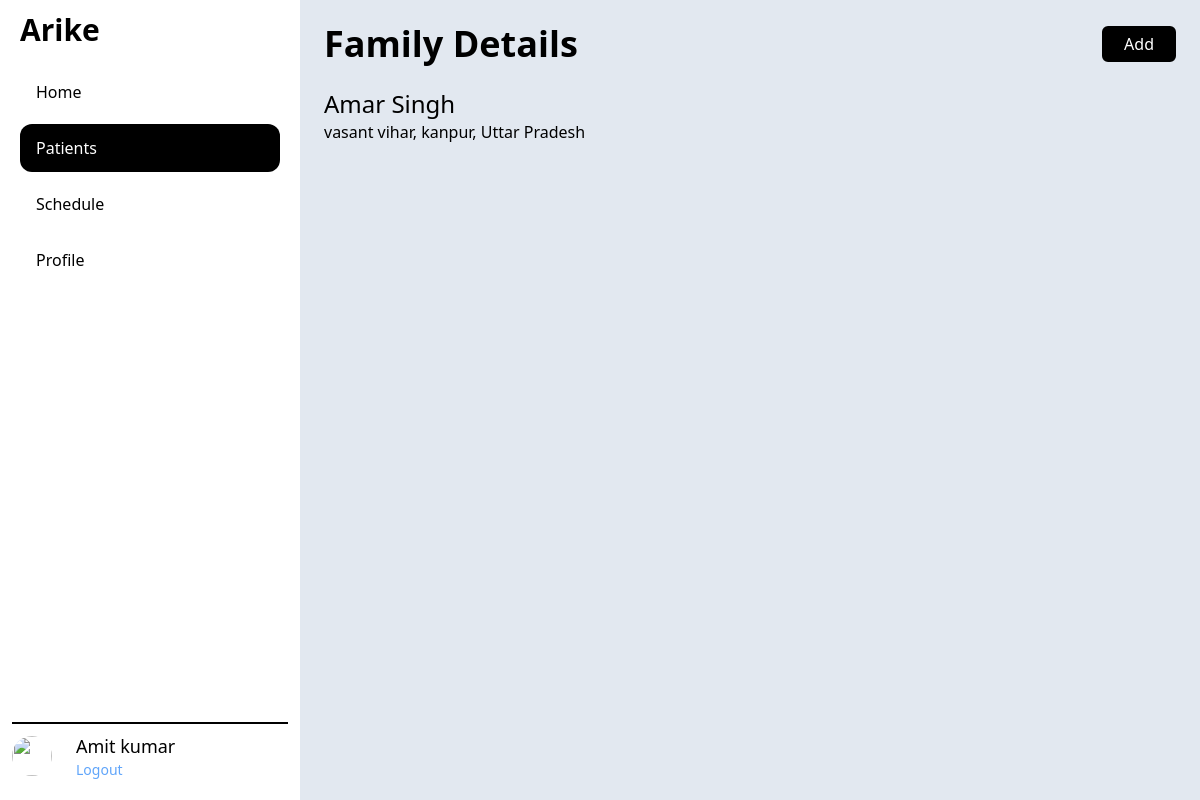
/patient/1/family/ (signed in), run on an earlier commit of the app's database.
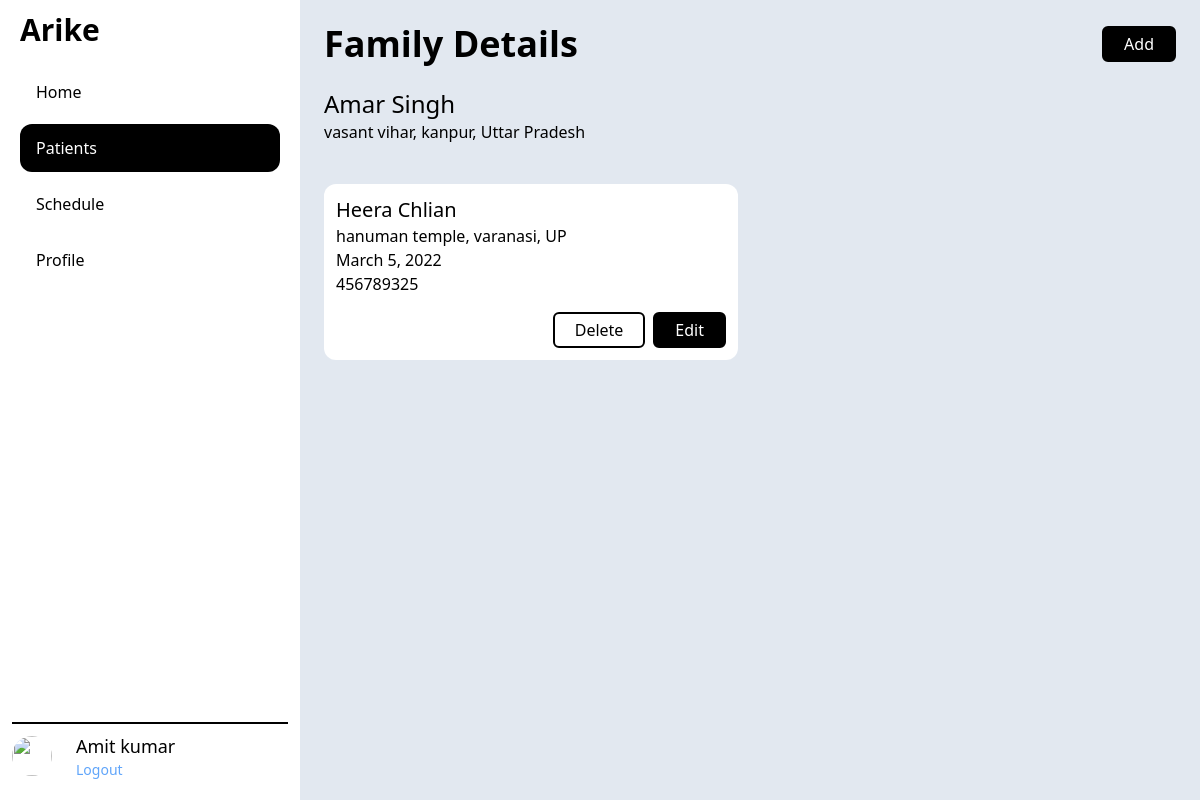
And on a later commit of the database.
### patient/models.py (models this page shows, shortened)
class FamilyDetail(models.Model):
    full_name = models.CharField(max_length=TEXT_LENGTH)
    phone = models.IntegerField()
    date_of_birth = models.DateField()
    email = models.CharField(max_length=TEXT_LENGTH)
    relation = models.CharField(max_length=TEXT_LENGTH)
    address = models.TextField()
    education = models.CharField(max_length=TEXT_LENGTH)
    occupation = models.CharField(max_length=TEXT_LENGTH)
    remarks = models.TextField()
    is_primary = models.BooleanField(default=False)
    patient = models.ForeignKey(Patient, on_delete=models.CASCADE)

### patient/views.py (the view)
# urls.py: path('<int:patient_id>/family/',views.FamilyDetailListView.as_view(), name="familydetail_list"),
class FamilyDetailListView(LoginRequiredMixin, generic.ListView):
    model = FamilyDetail
    def get_queryset(self):
        patient_id = self.kwargs['patient_id']
        return FamilyDetail.objects.filter(patient__pk=patient_id)
    def get_context_data(self, **kwargs):
        context = super().get_context_data(**kwargs)
        context["patient"] = Patient.objects.get(pk=self.kwargs['patient_id'])
        return context

### patient/templates/patient/familydetail_list.html
{% extends "base.html" %}
{% block content %}
    <div class="flex justify-between items-center">
        <h1 class="text-4xl font-bold">Family Details</h1>
        <a href="create/">
            <span class="inline-block rounded-md border-2 border-black cursor-pointer px-5 py-1 bg-black text-white">Add</span>
        </a>
    </div>
    <section class="mt-6">
        <h2 class="text-2xl font-medium">{{patient.full_name}}</h2>
        <p>{{patient.address}}</p>
    </section>
    <section class="mt-10">
        <ul class="grid grid-cols-2 gap-6">
            {% for family in familydetail_list %}
                <li>
                    <div class="h-full p-3 bg-white rounded-xl">
                        <h3 class="text-xl font-medium">{{family.full_name}}</h3>
                        <p>{{family.address}}</p>
                        <p>{{family.date_of_birth}}</p>
                        <p>{{family.phone}}</p>
                        <div class="mt-4 flex justify-end gap-2">
                            <a href="#">
                                <span class="inline-block rounded-md border-2 border-black cursor-pointer px-5 py-1">Delete</span>
                            </a>
                            <a href="{% url 'patient:familydetail_update' family.patient.id family.id %}">
                                <span class="inline-block rounded-md border-2 border-black cursor-pointer px-5 py-1 bg-black text-white">Edit</span>
                            </a>
                        </div>
                    </div>
                </li>
            {% endfor %}
        </ul>
    </section>
{% endblock %}

What changed in the data, as far as the page shows it:
added FamilyDetail: full_name "Heera Chlian", address "hanuman temple, varanasi, UP", date_of_birth "March 5, 2022", phone "456789325"
